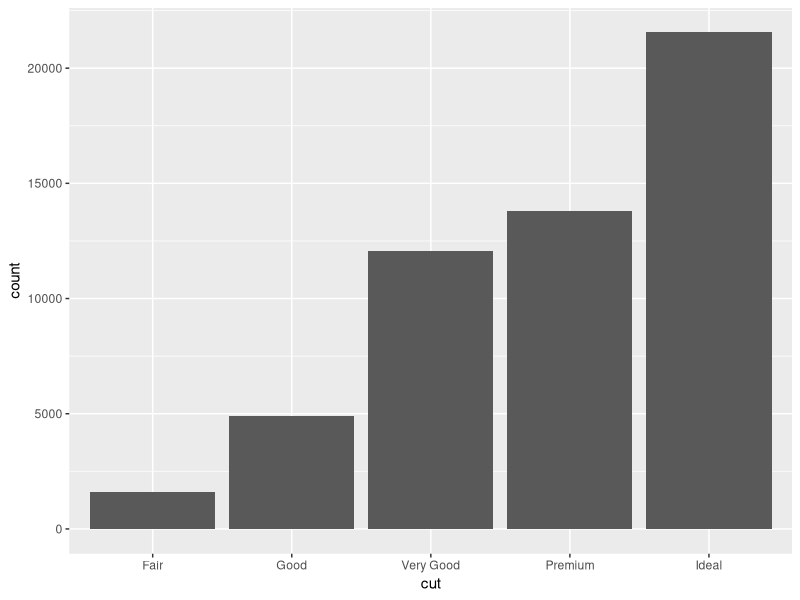
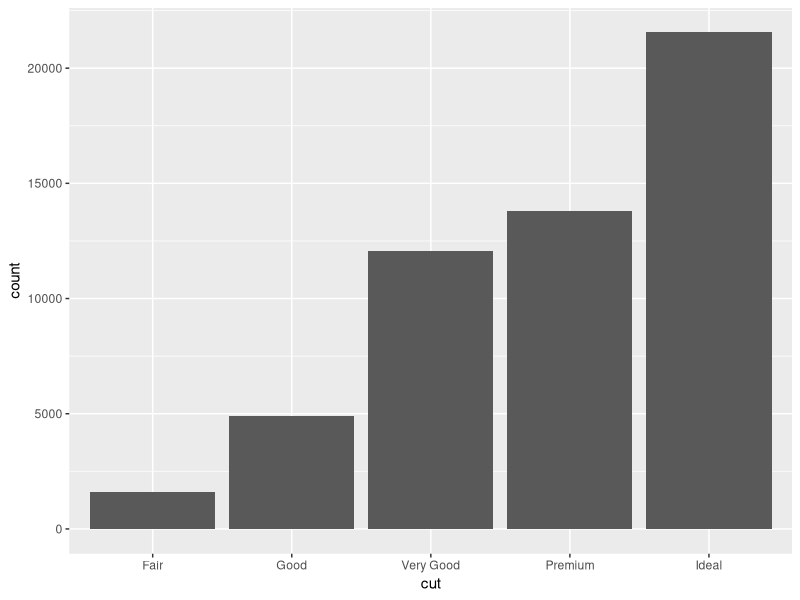
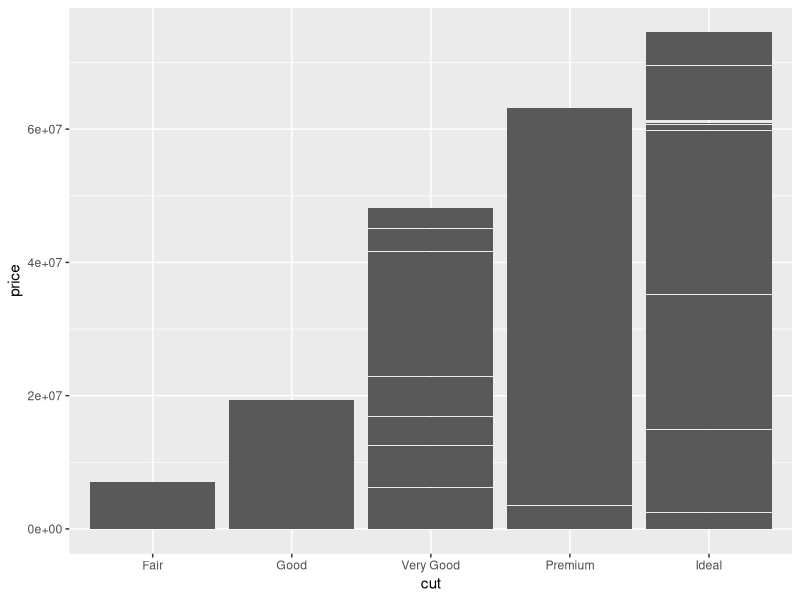
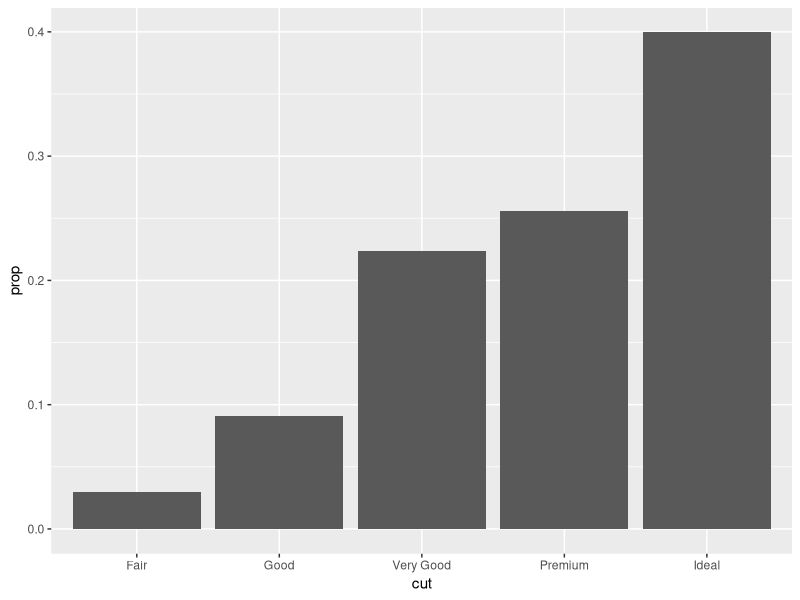
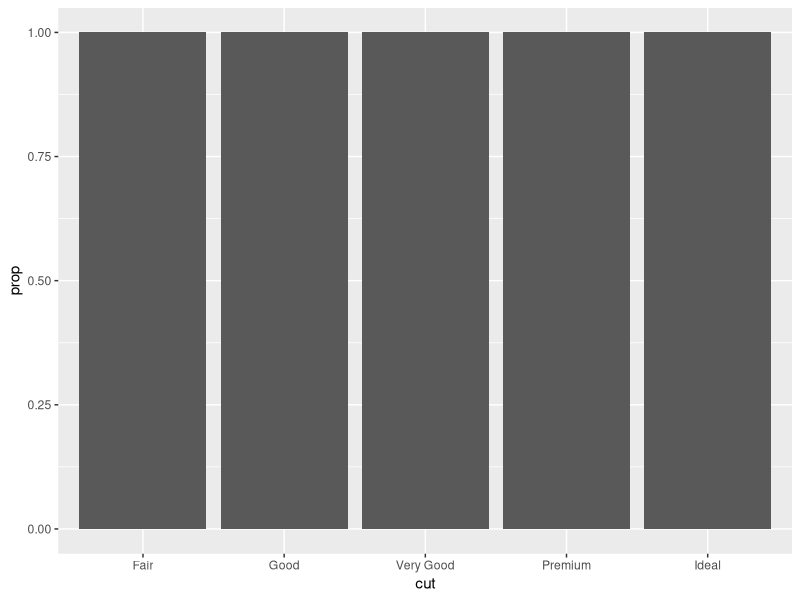
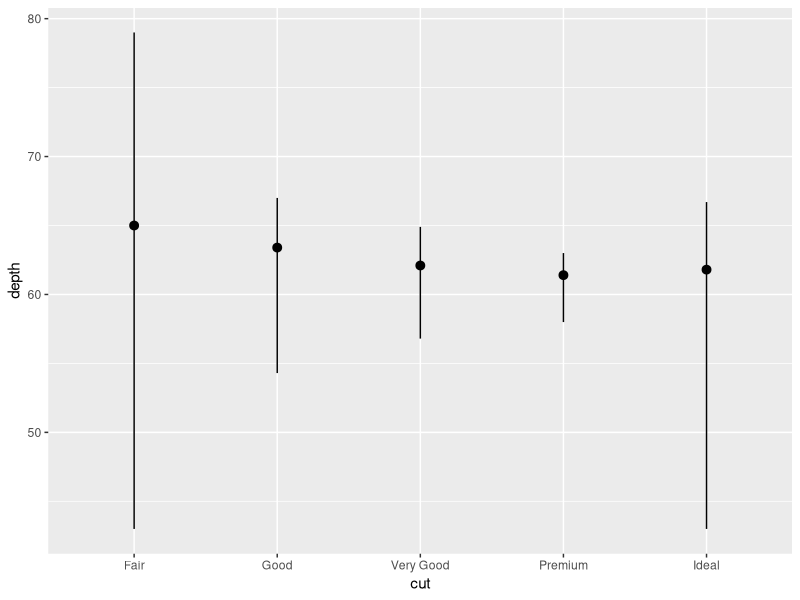
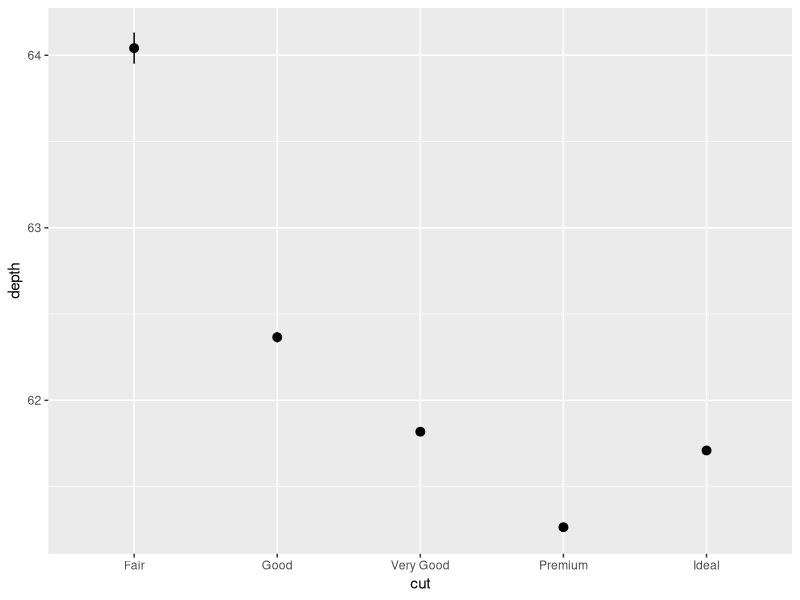
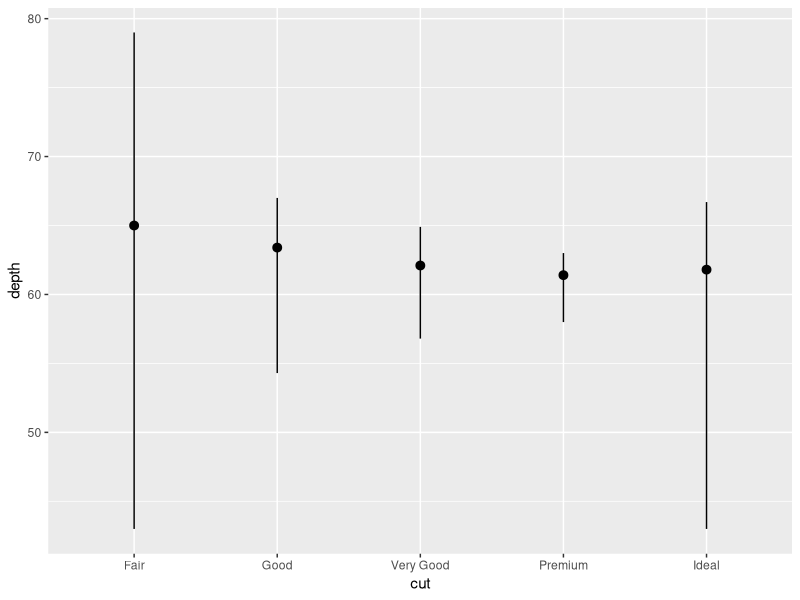

Generate these figures, in order, with R: (Note: this script raises an error after producing the figures.)
###### Fedezzunk fel adatokat vizualisan a ggplot2-vel! (folytatas)

require(tidyverse)



# Ismétlés ----------------------------------------------------------------



#### 6. Statisztikai transzformaciok --------------------------------

# A ggplot2 tartalmaz gyémántokról szóló beépített adatokat
?diamonds

# Oszlopdiagram
ggplot(data = diamonds) + 
    geom_bar(mapping = aes(x = cut))

# Mi van az x tengelyen? Es mi van az y tengelyen?

# Egyes geom-ok uj ertekeket szamitanak az abrazolashoz a stat algoritmussal

# Milyen ertekeket szamol a geom_bar()?


# geom es stat fuggvenyek felcserelhetoek,
# mert minden geom-nak van default stat-ja, es viszont
ggplot(data = diamonds) + 
    stat_count(mapping = aes(x = cut))

## 6.1 Statisztikai transzformaciok explicit meghatarozasa ----------------

# A geom_bar() stat argumentumanak felulirasa: mutassa a valtozok erteket 
ggplot(data = diamonds) + 
    geom_bar(mapping = aes(x = cut, y = price), stat = "identity")

# Az ertekek exponencialis (tudomanyos) formaban vannak az y tengelyen

# Lassuk inkabb az aranyokat a mennyiseg helyett
ggplot(data = diamonds) + 
    geom_bar(mapping = aes(x = cut, y = ..prop.., group = 1))

ggplot(data = diamonds) + 
  geom_bar(mapping = aes(x = cut, y = ..prop..))

# Mire valo a group argumentum? Probaljuk ki a sugoban levo peldakat!
?group


# Statisztikai szamitasok reszletezese
# y ertek statisztikai osszefoglalasa x minden egyedi ertekere

ggplot(data = diamonds) + 
    stat_summary(
        mapping = aes(x = cut, y = depth),
        fun.ymin = min,
        fun.ymax = max,
        fun.y = median)



# ggplot2 20+ stat fuggvenyt tartalmaz!
# Attekintesuk a ggplot2 cheatsheet-en:
# https://github.com/rstudio/cheatsheets/raw/master/data-visualization-2.1.pdf 

## 6.2 Gyakorlas - statisztikai transzformaciok ----------------

# 1) Mi a stat_summary() default geom-ja? 
# Reprodukald a legutobbi abrat egy geom fuggvennyel!

ggplot(data = diamonds) +
  geom_pointrange(
    mapping = aes(x = cut, y = depth),
    stat = "summary")

ggplot(data = diamonds) +
  geom_pointrange(
    mapping = aes(x = cut, y = depth),
    stat = "summary",
    fun.min = min,
    fun.max = max,
    fun = median)

# 2) Mit csinal a geom_col()? Miben kulonbozik a geom_bar()-tol?
ggplot(data = diamonds) +
  geom_col(mapping = aes(x = cut, y = price))

ggplot(data = diamonds) +
  geom_bar(mapping = aes(x = cut))

?geom_col

# 3) Milyen ertekeket szamol a stat_smooth()? Milyen parameterekkel vezerelheto?

ggplot(data = diamonds) +
  stat_smooth(mapping = aes(x = cut, y = price))

ggplot(data = diamonds) +
stat_smooth(mapping = aes(x = cut, y = depth),
            position = "identity", method = "auto",
            formula = y ~ x, se = TRUE, n = 80, fullrange = FALSE,
            level = 0.95, na.rm = FALSE)

# 4) Az aranyokat mutato oszlopdiagram kodjaban miert van group=1?
# Mi a problema a ket alatta meghatarozott abraval?
ggplot(data = diamonds) +
    geom_bar(mapping = aes(x = cut, y = ..prop.., group = 1))

ggplot(data = diamonds) + 
    geom_bar(mapping = aes(x = cut, y = ..prop..))

ggplot(data = diamonds) + 
    geom_bar(mapping = aes(x = cut, fill = color, y = ..prop..))

#### 7. A pozicio finomhangolasa --------------------------------

# Mi a kulonbseg a fill es a colour argumentumok kozott oszlopdiagramnal?
ggplot(data = diamonds) + 
    geom_bar(mapping = aes(x = cut, colour = cut))

ggplot(data = diamonds) + 
    geom_bar(mapping = aes(x = cut, fill = cut))

# Ha egy masik valtozot rendelunk a fill argumentumhoz
ggplot(data = diamonds) + 
    geom_bar(mapping = aes(x = cut, fill = clarity))

## 7.1 A position argumentum ----------------

# position="identity" atfedes miatt oszlopoknal nem szerencses
# Amint az lathato, ha attetszore allitjuk az oszlopokat
ggplot(data = diamonds, mapping = aes(x = cut, fill = clarity)) + 
    geom_bar(alpha = 1/5, position = "identity")

# Vagy kitoltetlenul hagyjuk oket
ggplot(data = diamonds, mapping = aes(x = cut, colour = clarity)) + 
    geom_bar(fill = NA, position = "identity")

# position="fill" jo, ha aranyokat akarunk osszehasonlitani
ggplot(data = diamonds) + 
    geom_bar(mapping = aes(x = cut, fill = clarity), position = "fill")

# Vessük össze az ábrát a gyakorisági táblázattal!
table(diamonds$cut, diamonds$clarity)

# position="dodge" egymas melle pakolja az oszlopokat
# Ertekek kozvetlen osszevetesehez nagyon jo
ggplot(data = diamonds) + 
    geom_bar(mapping = aes(x = cut, fill = clarity), position = "dodge")

# Mi lehet a problema egy ilyen pontfelhovel?
ggplot(data = mpg) + 
    geom_point(mapping = aes(x = displ, y = hwy))

# Adjunk egy kis "zajt" az adatokhoz, hogy ne egymason legyen a pontok
ggplot(data = mpg) + 
    geom_point(mapping = aes(x = displ, y = hwy), position = "jitter")
# Ugyanez rovidebben
ggplot(data = mpg) +
    geom_jitter(mapping = aes(x = displ, y = hwy), width = 0.1)

ggplot(data = mpg) +
  geom_count(mapping = aes(x = displ, y = hwy), alpha = 0.5)



## 7.2 Gyakorlas - pozicio ----------------

# 1. Mi a gond ezzel az abraval? Hogyan lehetne ertelmesebbe tenni?
ggplot(data = mpg, mapping = aes(x = cty, y = hwy)) + 
    geom_point()

ggplot(data = mpg, mapping = aes(x = cty, y = hwy)) + 
  geom_jitter()

# 2. geom_jitter() fuggvenyben hogyan lehet szabalyozni a zaj merteket?
ggplot(data = mpg, mapping = aes(x = cty, y = hwy)) + 
  geom_jitter(width = 0.7, height = 0.7)

?geom_jitter

# 3. Mi a kulonbseg a geom_jitter() es a geom_count() kozott?
ggplot(data = mpg, mapping = aes(x = cty, y = hwy)) + 
  geom_count()

ggplot(data = mpg, mapping = aes(x = cty, y = hwy, color = class)) +
  geom_jitter()

ggplot(data = mpg, mapping = aes(x = cty, y = hwy, color = class)) +
  geom_count()

ggplot(data = mpg, mapping = aes(x = cty, y = hwy, color = class)) +
  geom_count(position = "jitter")

#### 8. Koordinata-rendszerek  --------------------------------

# x es y tengely felcserelese a coord_flip() fuggvennyel
ggplot(data = mpg, mapping = aes(x = class, y = hwy)) + 
    geom_boxplot()

ggplot(data = mpg, mapping = aes(x = class, y = hwy)) + 
    geom_boxplot() +
    coord_flip()

# "Polaris" koordinatarendszer a coord_polar() fugvennyel
bar <- ggplot(data = diamonds) + 
    geom_bar(
        mapping = aes(x = cut, fill = cut), 
        show.legend = FALSE,
        width = 1) + 
    theme(aspect.ratio = 1) +
    labs(x = NULL, y = NULL)

bar + coord_flip()
bar + coord_polar()

## 8.1 Gyakorlas - koordinata-rendszerek ----------------

# 1) Keszits "polcolt" (stacked) oszlopbol tortat a coord_polar() fuggvennyel!

ggplot(data = diamonds) +
  


# 2) Mit árul el ez az ábra a városi és az országúti fogyasztás kapcsolatáról?
# Miért fontos a coord_fixed() használata?
# Mit csinál a geom_abline()?

ggplot(data = mpg, mapping = aes(x = cty, y = hwy)) +
  geom_point() + 
  geom_abline() +
  coord_fixed()

#### 9. Osszefoglalas: a grafika nyelvtana a ggplot2-ben  -------------------------------- 

# ggplot(data = <DATA>) + 
#     <GEOM_FUNCTION>(
#         mapping = aes(<MAPPINGS>),
#         stat = <STAT>, 
#         position = <POSITION>
#     ) +
#     <COORDINATE_FUNCTION> +
#     <FACET_FUNCTION>

# Meg kell adni: adat <DATA>, kapcsolas <MAPPINGS>, es <GEOM>!
# Tobbire van mukodokepes default, ami felulirhato.


# Kérdés: mi lehet a limitációja annak, ha a csoportok közötti különbségeket oszlopdiagramokkal 
# mutatjuk meg? Hogyan lehetne ezt orvosolni?